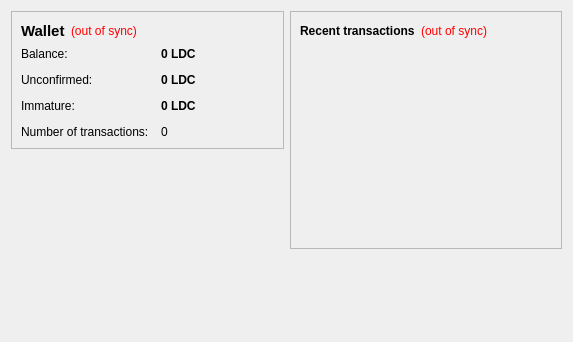
<?xml version="1.0" encoding="UTF-8"?>
<ui version="4.0">
 <class>OverviewPage</class>
 <widget class="QWidget" name="OverviewPage">
  <property name="geometry">
   <rect>
    <x>0</x>
    <y>0</y>
    <width>573</width>
    <height>342</height>
   </rect>
  </property>
  <property name="windowTitle">
   <string>Form</string>
  </property>
  <layout class="QHBoxLayout" name="horizontalLayout" stretch="1,1">
   <item>
    <layout class="QVBoxLayout" name="verticalLayout_2">
     <item>
      <widget class="QFrame" name="frame">
       <property name="frameShape">
        <enum>QFrame::StyledPanel</enum>
       </property>
       <property name="frameShadow">
        <enum>QFrame::Raised</enum>
       </property>
       <layout class="QVBoxLayout" name="verticalLayout_4">
        <item>
         <layout class="QHBoxLayout" name="horizontalLayout_4">
          <item>
           <widget class="QLabel" name="label_5">
            <property name="font">
             <font>
              <pointsize>11</pointsize>
              <weight>75</weight>
              <bold>true</bold>
             </font>
            </property>
            <property name="text">
             <string>Wallet</string>
            </property>
           </widget>
          </item>
          <item>
           <widget class="QLabel" name="labelWalletStatus">
            <property name="toolTip">
             <string>The displayed information may be out of date. Your wallet automatically synchronizes with the LeaderCoin network after a connection is established, but this process has not completed yet.</string>
            </property>
            <property name="styleSheet">
             <string notr="true">QLabel { color: red; }</string>
            </property>
            <property name="text">
             <string notr="true">(out of sync)</string>
            </property>
            <property name="alignment">
             <set>Qt::AlignLeading|Qt::AlignLeft|Qt::AlignVCenter</set>
            </property>
           </widget>
          </item>
          <item>
           <spacer name="horizontalSpacer_2">
            <property name="orientation">
             <enum>Qt::Horizontal</enum>
            </property>
            <property name="sizeHint" stdset="0">
             <size>
              <width>40</width>
              <height>20</height>
             </size>
            </property>
           </spacer>
          </item>
         </layout>
        </item>
        <item>
         <layout class="QFormLayout" name="formLayout_2">
          <property name="fieldGrowthPolicy">
           <enum>QFormLayout::AllNonFixedFieldsGrow</enum>
          </property>
          <property name="horizontalSpacing">
           <number>12</number>
          </property>
          <property name="verticalSpacing">
           <number>12</number>
          </property>
          <item row="0" column="0">
           <widget class="QLabel" name="label">
            <property name="text">
             <string>Balance:</string>
            </property>
           </widget>
          </item>
          <item row="0" column="1">
           <widget class="QLabel" name="labelBalance">
            <property name="font">
             <font>
              <weight>75</weight>
              <bold>true</bold>
             </font>
            </property>
            <property name="cursor">
             <cursorShape>IBeamCursor</cursorShape>
            </property>
            <property name="toolTip">
             <string>Your current balance</string>
            </property>
            <property name="text">
             <string notr="true">0 LDC</string>
            </property>
            <property name="textInteractionFlags">
             <set>Qt::LinksAccessibleByMouse|Qt::TextSelectableByKeyboard|Qt::TextSelectableByMouse</set>
            </property>
           </widget>
          </item>
          <item row="1" column="0">
           <widget class="QLabel" name="label_3">
            <property name="text">
             <string>Unconfirmed:</string>
            </property>
           </widget>
          </item>
          <item row="1" column="1">
           <widget class="QLabel" name="labelUnconfirmed">
            <property name="font">
             <font>
              <weight>75</weight>
              <bold>true</bold>
             </font>
            </property>
            <property name="cursor">
             <cursorShape>IBeamCursor</cursorShape>
            </property>
            <property name="toolTip">
             <string>Total of transactions that have yet to be confirmed, and do not yet count toward the current balance</string>
            </property>
            <property name="text">
             <string notr="true">0 LDC</string>
            </property>
            <property name="textInteractionFlags">
             <set>Qt::LinksAccessibleByMouse|Qt::TextSelectableByKeyboard|Qt::TextSelectableByMouse</set>
            </property>
           </widget>
          </item>
          <item row="3" column="0">
           <widget class="QLabel" name="label_2">
            <property name="text">
             <string>Number of transactions:</string>
            </property>
           </widget>
          </item>
          <item row="3" column="1">
           <widget class="QLabel" name="labelNumTransactions">
            <property name="toolTip">
             <string>Total number of transactions in wallet</string>
            </property>
            <property name="text">
             <string notr="true">0</string>
            </property>
           </widget>
          </item>
          <item row="2" column="0">
           <widget class="QLabel" name="labelImmatureText">
            <property name="text">
             <string>Immature:</string>
            </property>
           </widget>
          </item>
          <item row="2" column="1">
           <widget class="QLabel" name="labelImmature">
            <property name="font">
             <font>
              <weight>75</weight>
              <bold>true</bold>
             </font>
            </property>
            <property name="toolTip">
             <string>Mined balance that has not yet matured</string>
            </property>
            <property name="text">
             <string notr="true">0 LDC</string>
            </property>
            <property name="textInteractionFlags">
             <set>Qt::LinksAccessibleByMouse|Qt::TextSelectableByKeyboard|Qt::TextSelectableByMouse</set>
            </property>
           </widget>
          </item>
         </layout>
        </item>
       </layout>
      </widget>
     </item>
     <item>
      <spacer name="verticalSpacer">
       <property name="orientation">
        <enum>Qt::Vertical</enum>
       </property>
       <property name="sizeHint" stdset="0">
        <size>
         <width>20</width>
         <height>40</height>
        </size>
       </property>
      </spacer>
     </item>
    </layout>
   </item>
   <item>
    <layout class="QVBoxLayout" name="verticalLayout_3">
     <item>
      <widget class="QFrame" name="frame_2">
       <property name="frameShape">
        <enum>QFrame::StyledPanel</enum>
       </property>
       <property name="frameShadow">
        <enum>QFrame::Raised</enum>
       </property>
       <layout class="QVBoxLayout" name="verticalLayout">
        <item>
         <layout class="QHBoxLayout" name="horizontalLayout_2">
          <item>
           <widget class="QLabel" name="label_4">
            <property name="text">
             <string>&lt;b&gt;Recent transactions&lt;/b&gt;</string>
            </property>
           </widget>
          </item>
          <item>
           <widget class="QLabel" name="labelTransactionsStatus">
            <property name="toolTip">
             <string>The displayed information may be out of date. Your wallet automatically synchronizes with the LeaderCoin network after a connection is established, but this process has not completed yet.</string>
            </property>
            <property name="styleSheet">
             <string notr="true">QLabel { color: red; }</string>
            </property>
            <property name="text">
             <string notr="true">(out of sync)</string>
            </property>
            <property name="alignment">
             <set>Qt::AlignRight|Qt::AlignTrailing|Qt::AlignVCenter</set>
            </property>
           </widget>
          </item>
          <item>
           <spacer name="horizontalSpacer">
            <property name="orientation">
             <enum>Qt::Horizontal</enum>
            </property>
            <property name="sizeHint" stdset="0">
             <size>
              <width>40</width>
              <height>20</height>
             </size>
            </property>
           </spacer>
          </item>
         </layout>
        </item>
        <item>
         <widget class="QListView" name="listTransactions">
          <property name="styleSheet">
           <string notr="true">QListView { background: transparent; }</string>
          </property>
          <property name="frameShape">
           <enum>QFrame::NoFrame</enum>
          </property>
          <property name="verticalScrollBarPolicy">
           <enum>Qt::ScrollBarAlwaysOff</enum>
          </property>
          <property name="horizontalScrollBarPolicy">
           <enum>Qt::ScrollBarAlwaysOff</enum>
          </property>
          <property name="selectionMode">
           <enum>QAbstractItemView::NoSelection</enum>
          </property>
         </widget>
        </item>
       </layout>
      </widget>
     </item>
     <item>
      <spacer name="verticalSpacer_2">
       <property name="orientation">
        <enum>Qt::Vertical</enum>
       </property>
       <property name="sizeHint" stdset="0">
        <size>
         <width>20</width>
         <height>40</height>
        </size>
       </property>
      </spacer>
     </item>
    </layout>
   </item>
  </layout>
 </widget>
 <resources/>
 <connections/>
</ui>
